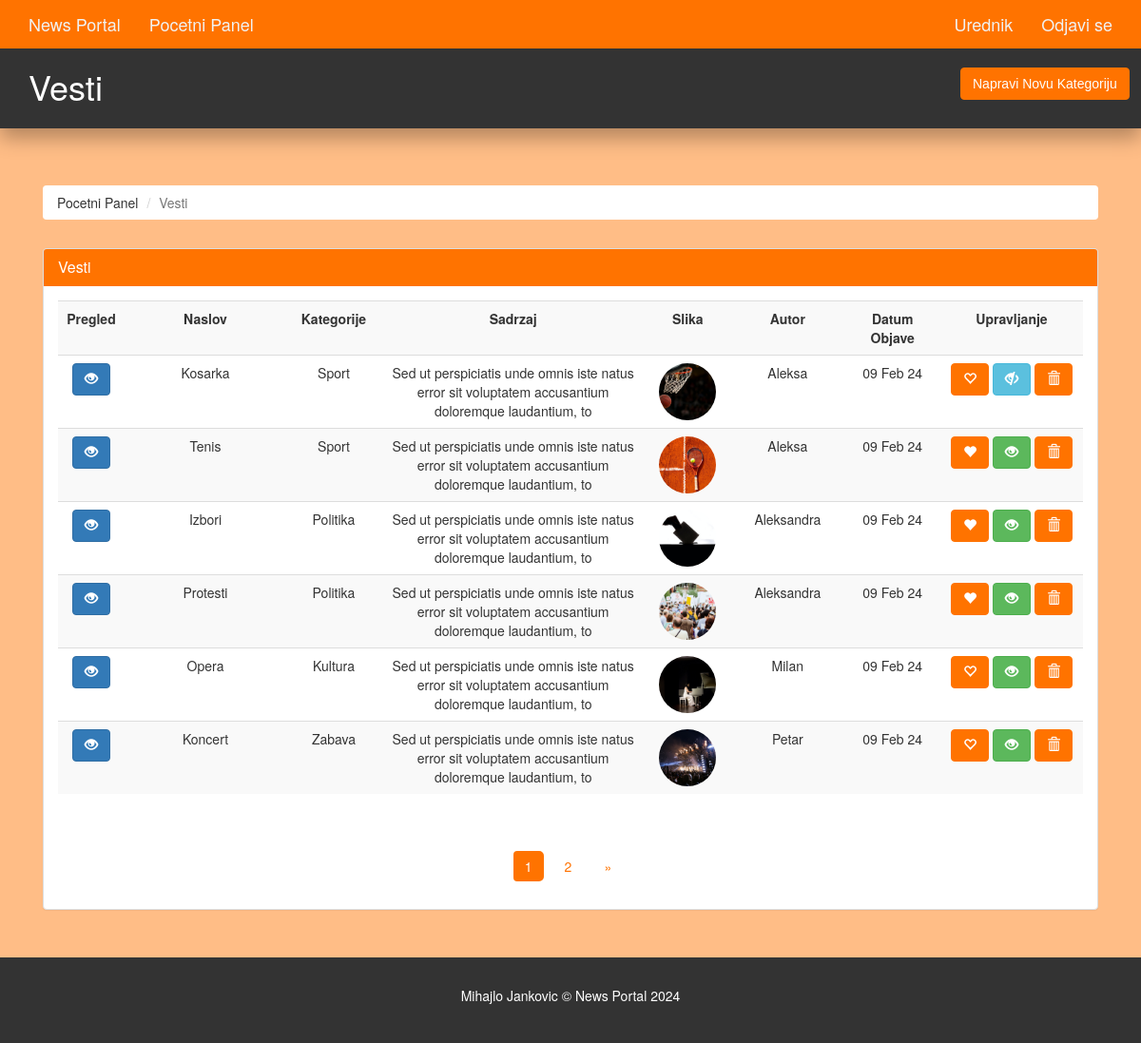
Screenshot of /admin/articles.php (signed in) with the database file from the repository.
### tables this page shows
CREATE TABLE `article` (
  `article_id` int(11) NOT NULL,
  `category_id` int(11) NOT NULL,
  `author_id` int(11) NOT NULL,
  `article_title` varchar(250) NOT NULL,
  `article_image` varchar(200) NOT NULL,
  `article_description` text NOT NULL,
  `article_date` date NOT NULL,
  `article_trend` tinyint(4) NOT NULL,
  `article_active` tinyint(4) NOT NULL,
  `likes` int(11) DEFAULT 0,
  `article_hashtags` varchar(255) NOT NULL DEFAULT '',
  `dislikes` int(11) DEFAULT 0
);

CREATE TABLE `category` (
  `category_id` int(11) NOT NULL,
  `category_name` varchar(45) NOT NULL,
  `category_color` varchar(35) NOT NULL,
  `category_image` varchar(250) NOT NULL,
  `category_description` varchar(350) NOT NULL
);

CREATE TABLE `author` (
  `author_id` int(11) NOT NULL,
  `author_name` varchar(35) NOT NULL,
  `author_password` varchar(100) NOT NULL,
  `author_email` varchar(45) NOT NULL,
  `category_id` int(11) DEFAULT NULL
);

### admin/articles.php (the view, shortened to what this page needs)
<?php
  require('./includes/nav.inc.php');
?>
<section id="breadcrumb">
  <div class="container">
    <ol class="breadcrumb">
      <li><a href="./index.php">Pocetni Panel</a></li>
      <li class="active">Vesti</li>
    </ol>
  </div>
</section>
<section id="main">
  <div class="container">
    <div class="col-md-12">
      <?php
        $limit = 6;
        if(isset($_GET['page'])) {
          $page = $_GET['page'];
        }else {
          $page = 1;
        }
        $offset = ($page - 1) * $limit;
        $sql = "SELECT article.article_title,
                article.article_id,
                article.article_date,
                author.author_name,
                article.article_image,
                article.article_trend,
                article.article_active,
                article.article_description,
                category.category_name
                FROM article, category, author
                WHERE article.category_id = category.category_id
                AND article.author_id = author.author_id
                ORDER BY article.article_date DESC
                LIMIT {$offset},{$limit}";
        $result = mysqli_query($con,$sql);
        $row = mysqli_num_rows($result);
      ?>
      <div class="panel panel-default">
        <div class="panel-heading main-color-bg">
          <h3 class="panel-title">Vesti</h3>
        </div>
        <div class="panel-body">
          <table class="table table-striped table-hover article-table">
            <tr>
              <th style="min-width: 70px">Pregled</th>
              <th style="min-width: 170px">Naslov</th>
              <th style="min-width: 100px">Kategorije</th>
              <th style="min-width: 250px">Sadrzaj</th>
              <th style="min-width: 90px">Slika</th>
              <th style="min-width: 120px">Autor</th>
              <th style="min-width: 100px">Datum Objave</th>
              <th style="min-width: 150px">Upravljanje</th>
            </tr>
            <?php
                if($row > 0) {
                  while($data = mysqli_fetch_assoc($result)) {
                    $category_name = $data['category_name'];
                    $article_id = $data['article_id'];
                    $article_title = $data['article_title'];
                    $article_trend = $data['article_trend'];
                    $article_desc = $data['article_description'];
                    $article_image = $data['article_image'];
                    $article_date = $data['article_date'];
                    $article_author = $data['author_name'];
                    $article_active = $data['article_active'];
                    $article_desc = substr($article_desc,0,100);
                    $article_date = date("d M y",strtotime($article_date));
                    echo '
                      <tr>
                        <td>
                          <a class="btn btn-primary" href="./article-preview.php?id='.$article_id.'" title="Preview Article">
                            <span class="glyphicon glyphicon-eye-open"></span>
                          </a>
                         </td>
                        <td>
                          '.$article_title.'
                        </td>
                        <td>
                          '.$category_name.'
                        </td>
                        <td>
                          '.$article_desc.'
                        </td>
                        <td>
                          <img src="../assets/images/articles/'.$article_image.'" />
                        </td>
                        <td>
                          '.$article_author.'
                        </td>
                        <td>
                          '.$article_date.'
                        </td>
                        <td>';
                        if($article_trend > 0) {
                          echo '
                          <a class="btn btn-danger" href="./deactivate-trend.php?id='.$article_id.'" title="Remove Article Trend">
                            <span class="glyphicon glyphicon-heart"></span>
                          </a>
                          ';
                        }
                        else {
                          echo '
                          <a class="btn btn-warning" href="./activate-trend.php?id='.$article_id.'" title="Make Article Trending">
                            <span class="glyphicon glyphicon-heart-empty"></span>
                          </a>
                          ';
                        }
                        if($article_active > 0) {
                          echo '
                          <a class="btn btn-success" href="./deactivate-article.php?id='.$article_id.'" title="Deactivate Article">
                            <span class="glyphicon glyphicon-eye-open"></span>
                          </a>
                          ';
                        }
                        else {
                          echo '
                          <a class="btn btn-info" href="./activate-article.php?id='.$article_id.'" title="Activate Article">
                            <span class="glyphicon glyphicon-eye-close"></span>
                          </a>
                          ';
                        }
                        echo '
                          <a class="btn btn-danger" href="javascript:deleteConfirm('.$article_id.')" title="Delete Article">
                            <span class="glyphicon glyphicon-trash"></span>
                          </a>
                        </td>
                      </tr>
                    ';
                  }
                }
              ?>
          </table>
        </div>
        <div class="text-center">
          <ul class="pagination pg-red">
            <?php
              $paginationQuery = "SELECT * FROM article";
              $paginationResult = mysqli_query($con, $paginationQuery);
              if(mysqli_num_rows($paginationResult) > 0) {
                $total_articles = mysqli_num_rows($paginationResult);
                $total_page = ceil($total_articles / $limit);
                for($i = 1; $i <= $total_page; $i++) {
                  $active = "";
                  if($i == $page) {
                    $active = "active";
                  }
                  echo '<li class="page-item '.$active.'"><a href="./articles.php?page='.$i.'" class="page-link">'.$i.'</a></li>';
                }
                if($total_page > $page){
                  echo '
                    <li class="page-item">
                      <a href="articles.php?page='.($page + 1).'" class="page-link">
                        <span>&raquo;</span>
                      </a>
                    </li>';
                }
              }
            ?>
          </ul>
        </div>
      </div>
    </div>
  </div>
</section>
<?php
  require('./includes/footer.inc.php')
?>

### assets/css/partials/4-component.css (style rules this page uses)
.container { width: 100%; padding-right: 15px; padding-left: 15px; margin-right: auto; margin-left: auto; }
.btn { display: inline-block; border: none; background: var(--dark-color); color: #fff; text-decoration: none; font-family: var(--ff-nunito); padding: 0.5rem 0.75rem; border-radius: var(--border-radius); transition: all 200ms ease-in-out; }
.btn-primary { background: #ff7300; }
.pagination { display: inline-block; }
.pagination a { float: left; padding: 8px 16px; margin: 2px; transition: all 200ms ease-in-out; }

### assets/css/admin/style.css (style rules this page uses)
body { background: #ffbd86; }
.btn-danger { color: #fff; background-color: #ff7300; border-color: #ff7300; }
.btn-warning { color: #fff; background-color: #ff7300; border-color: #ff7300; }
.main-color-bg { background-color: #ff7300 !important; border-color: #ff7300 !important; color: #ffffff !important; }
.breadcrumb { margin: 30px 15px; background: #fff; color: #333333; }
.breadcrumb a { color: #333333; }
.article-table td img { border-radius: 50%; object-fit: cover; height: 6rem; width: 6rem; }
.article-table th, .article-table td { text-align: center; }
.pagination>li>a, .pagination>li>span { border-radius: var(--border-radius); margin: 5px; border: none; color: #ff7300; cursor: pointer; }
.pagination>.active>a, .pagination>.active>a:focus, .pagination>.active>a:hover, .pagination>.active>span, .pagination>.active>span:focus, .pagination>.active>span:hover { z-index: 3; color: #fff; cursor: default; background-color: #ff7300; border-color: none; }
#main { min-height: 70.5vh; }

### assets/css/partials/1-variables.css (style rules this page uses)
:root { --primary-color: #ff7300; --secondary-color: #f99500; --light-color: #f1f1f1; --dark-color: #50514f; --black-color: #333333; --tag-trend-color: #fa163f; --tag-yellow-color: #ffbe0b; --tag-purple-color: #8338ec; --tag-blue-color: #3a86ff; --tag-green-color: #00ff73; --tag-orange-color: #bb5700; --tag-pink-color: #ff0a54; --tag-brown-color: #663f3f; --tag-red-color: #ff0000; --tag-black-color: #000000; --tag-dark-color: #000083; --tag-mint-color: #00e8d1; --hover-color: #ee4444; --active-color: #b90615; --ts-vs: 0.56rem; --ts-sml: 0.8rem; --ts-md: 1.1rem; --ts-lg: 1.25rem; --hs-vs: 1.3rem; --hs-sml: 2rem; --hs-md: 2.5rem; --hs-lg: 3rem; --ff-monts: "Montserrat", sans-serif; --ff-nunito: "Nunito Sans", sans-serif; --ff-noto: "Noto Serif", serif; --ff-robo: "Roboto", sans-serif; --border-radius: 5px; }

### rows the page displays
article: article_title "Kosarka", category.category_name "Sport", article_description "Sed ut perspiciatis unde omnis iste natus error sit voluptatem accusantium doloremque laudantium, to", article_image (picture), author.author_name "Aleksa", article_date "09 Feb 24"
article: article_title "Tenis", category.category_name "Sport", article_description "Sed ut perspiciatis unde omnis iste natus error sit voluptatem accusantium doloremque laudantium, to", article_image (picture), author.author_name "Aleksa", article_date "09 Feb 24"
article: article_title "Izbori", category.category_name "Politika", article_description "Sed ut perspiciatis unde omnis iste natus error sit voluptatem accusantium doloremque laudantium, to", article_image (picture), author.author_name "Aleksandra", article_date "09 Feb 24"
article: article_title "Protesti", category.category_name "Politika", article_description "Sed ut perspiciatis unde omnis iste natus error sit voluptatem accusantium doloremque laudantium, to", article_image (picture), author.author_name "Aleksandra", article_date "09 Feb 24"
article: article_title "Opera", category.category_name "Kultura", article_description "Sed ut perspiciatis unde omnis iste natus error sit voluptatem accusantium doloremque laudantium, to", article_image (picture), author.author_name "Milan", article_date "09 Feb 24"
article: article_title "Koncert", category.category_name "Zabava", article_description "Sed ut perspiciatis unde omnis iste natus error sit voluptatem accusantium doloremque laudantium, to", article_image (picture), author.author_name "Petar", article_date "09 Feb 24"

### other values shown
$admin_name "Urednik"
$page_title "Vesti"
